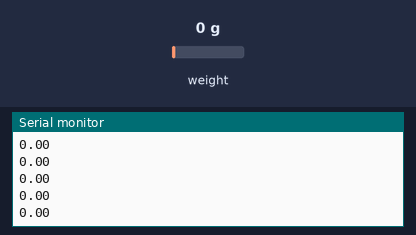
Recording of a sketch running on a simulated Arduino Uno, built with avr-gcc and run on an emulated ATmega328P. Shown: the last lines printed to the serial monitor. The inputs (shaded band) are chosen by the test bench; at power-on: weight on the scale 0 g.

Above: at 2.2 s.
2.3 s: weight on the scale set to 100 g
At 2.31 s:
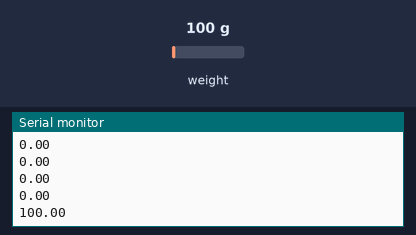
3.8 s: weight on the scale set to 1250 g
At 3.82 s:
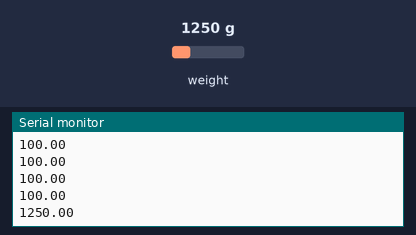
Timing chart, 0 to 6.8 s (numbered marks = the images above; inputs shaded):
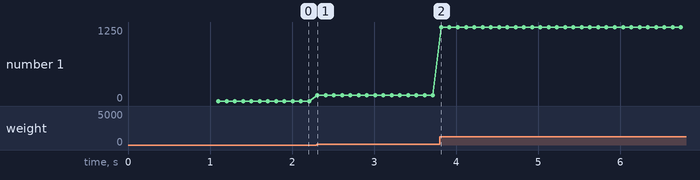

Measured:
- after the input at 2.3 s, the serial monitor: prints a new line at once (image 1)
- after the input at 3.8 s, the serial monitor: prints a new line at once (image 2)
- plotted number 1: 0 → 100 after the input at 2.3 s, 100 → 1250 after the input at 3.8 s

The sketch:

arduino_scale.ino
```cpp
// (licence header left out)
#include "HX711.h"


// HX711 circuit wiring
const int LOADCELL_DOUT_PIN = 2;
const int LOADCELL_SCK_PIN = 3;
//#define DEBUG

HX711 scale;

void setup() {
  Serial.begin(115200);
#ifdef DEBUG
  Serial.println("HX711 Demo");

  Serial.println("Initializing the scale");
#endif
  // Initialize library with data output pin, clock input pin and gain factor.
  // Channel selection is made by passing the appropriate gain:
  // - With a gain factor of 64 or 128, channel A is selected
  // - With a gain factor of 32, channel B is selected
  // By omitting the gain factor parameter, the library
  // default "128" (Channel A) is used here.
  scale.begin(LOADCELL_DOUT_PIN, LOADCELL_SCK_PIN);
#ifdef DEBUG
  Serial.println("Before setting up the scale:");
  Serial.print("read: \t\t");
  Serial.println(scale.read());			// print a raw reading from the ADC

  Serial.print("read average: \t\t");
  Serial.println(scale.read_average(20));  	// print the average of 20 readings from the ADC

  Serial.print("get value: \t\t");
  Serial.println(scale.get_value(5));		// print the average of 5 readings from the ADC minus the tare weight (not set yet)

  Serial.print("get units: \t\t");
  Serial.println(scale.get_units(5), 1);	// print the average of 5 readings from the ADC minus tare weight (not set) divided
						// by the SCALE parameter (not set yet)
#endif
  scale.set_scale(249.02f);                      // this value is obtained by calibrating the scale with known weights; see the README for details
  scale.tare();				        // reset the scale to 0
#ifdef DEBUG
  Serial.println("After setting up the scale:");

  Serial.print("read: \t\t");
  Serial.println(scale.read());                 // print a raw reading from the ADC

  Serial.print("read average: \t\t");
  Serial.println(scale.read_average(20));       // print the average of 20 readings from the ADC

  Serial.print("get value: \t\t");
  Serial.println(scale.get_value(5));		// print the average of 5 readings from the ADC minus the tare weight, set with tare()

  Serial.print("get units: \t\t");
  Serial.println(scale.get_units(5), 1);        // print the average of 5 readings from the ADC minus tare weight, divided
						// by the SCALE parameter set with set_scale

  Serial.println("Readings:");
#endif
}

void loop() {
  int incomingByte = 0;
  Serial.println(scale.get_units());
  if (Serial.available() > 0) {
    incomingByte = Serial.read();
    if (incomingByte == 42)
      scale.tare();
  }
}
```
